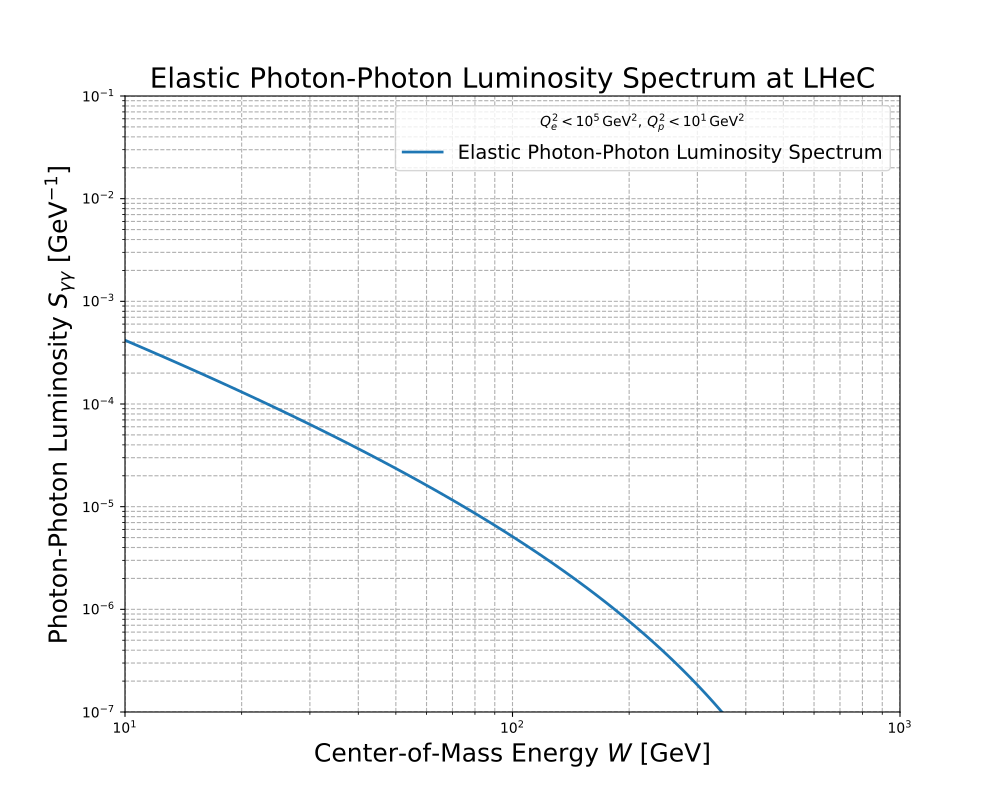

Generate this figure with Python:
# Elastic Photon-Photon Luminosity Spectrum at LHeC --- Hamzeh Khanpour October 2024

import numpy as np
import math
import scipy.integrate as integrate
import matplotlib.pyplot as plt

# Constants in GeV
ALPHA2PI = 7.2973525693e-3 / math.pi  # Fine structure constant divided by pi
emass = 5.1099895e-4   # Electron mass
pmass = 0.938272081    # Proton mass
mtau = 1.77686  # Tau mass in GeV
q2emax = 100000.0  # Maximum photon virtuality for electron in GeV^2
q2pmax = 10.0  # Maximum photon virtuality for proton in GeV^2

# Elastic Form Factors (Dipole Approximation)
def G_E(Q2):
    return (1 + Q2 / 0.71) ** (-4)

def G_M(Q2):
    return 7.78 * G_E(Q2)

# Minimum Photon Virtuality
def qmin2(mass, y):
    return mass * mass * y * y / (1 - y)



# Suppression Factor for Large Photon Virtuality with Dependence on y
def suppression_factor(Q2, y, c=0.2):
    return np.exp(-Q2 / (c * y * (1 - y)))



# Elastic Photon Flux from Electron (with full Q2 integration using lnQ2 change of variable)
def flux_y_electron(ye, qmax2):
    if ye <= 0 or ye >= 1:
        return 0.0
    qmin2v = qmin2(emass, ye)

    # Integration over ln(Q2) from ln(qmin2) to ln(qmax2)
    def integrand(lnQ2):
        Q2 = np.exp(lnQ2)
        y1 = 0.5 * (1.0 + (1.0 - ye) ** 2) / ye
        y2 = (1.0 - ye) / ye
        flux1 = y1 / Q2
        flux2 = y2 / qmax2
        suppression = suppression_factor(Q2, ye)  # Apply new suppression factor based on y
        return (flux1 - flux2) * suppression * Q2  # Multiply by Q2 to account for change of variable

    try:
        result, _ = integrate.quad(integrand, math.log(qmin2v), math.log(qmax2), epsrel=1e-4)
    except integrate.IntegrationWarning:
        print(f"Warning: Integration for electron flux did not converge for ye={ye}")
        result = 0.0
    except Exception as e:
        print(f"Error during integration for electron flux: {e}")
        result = 0.0

    return ALPHA2PI * result

# Elastic Photon Flux from Proton (updated suppression factor)
def flux_y_proton(yp, qmax2):
    if yp <= 0 or yp >= 1:
        return 0.0
    qmin2v = qmin2(pmass, yp)

    # Integration over ln(Q2) from qmin2 to qmax2
    def integrand(lnQ2):
        Q2 = np.exp(lnQ2)
        gE2 = G_E(Q2)
        gM2 = G_M(Q2)
        formE = (4 * pmass ** 2 * gE2 + Q2 * gM2) / (4 * pmass ** 2 + Q2)
        formM = gM2
        flux_tmp = (1 - yp) * (1 - qmin2v / Q2) * formE + 0.5 * yp ** 2 * formM
        suppression = suppression_factor(Q2, yp)  # Apply new suppression factor based on y
        return flux_tmp * ALPHA2PI / (yp * Q2) * Q2 * suppression

    try:
        result, _ = integrate.quad(integrand, math.log(qmin2v), math.log(qmax2), epsrel=1e-4)
    except integrate.IntegrationWarning:
        print(f"Warning: Integration for proton flux did not converge for yp={yp}")
        result = 0.0
    except Exception as e:
        print(f"Error during integration for proton flux: {e}")
        result = 0.0
    return result

# Elastic Photon-Photon Luminosity Spectrum Calculation at Given W
def flux_el_yy_atW(W, eEbeam, pEbeam, qmax2e, qmax2p):
    s_cms = 4.0 * eEbeam * pEbeam  # Center-of-mass energy squared
    ymin = W * W / s_cms

    # Integration over ye from ymin to 1
    def integrand(ye):
        yp = W * W / (s_cms * ye)
        if yp <= 0.0 or yp >= 1.0:
            return 0.0
        return flux_y_proton(yp, qmax2p) * yp * flux_y_electron(ye, qmax2e)

    try:
        result, _ = integrate.quad(integrand, ymin, 1.0, epsrel=1e-4)
    except integrate.IntegrationWarning:
        print(f"Warning: Integration for elastic luminosity did not converge for W={W}")
        result = 0.0
    except Exception as e:
        print(f"Error during integration for elastic luminosity: {e}")
        result = 0.0
    return result * 2.0 / W

# Tau-Tau Production Cross-Section Calculation at Given W
def cs_tautau_w_condition_Hamzeh(W):
    alpha = 1 / 137.0
    hbarc2 = 0.389  # Conversion factor to pb
    mtau = 1.77686  # Tau mass in GeV

    if W < 2 * mtau:
        return 0.0
    beta = math.sqrt(1.0 - 4.0 * mtau**2 / W**2)
    cross_section = (4 * math.pi * alpha**2 * hbarc2) / W**2 * beta * (
        (3 - beta**4) / (2 * beta) * math.log((1 + beta) / (1 - beta)) - 2 + beta**2
    ) * 1e9
    return cross_section

# Integrated Tau-Tau Production Cross-Section from W_0 to sqrt(s_cms)
def integrated_tau_tau_cross_section(W0, eEbeam, pEbeam, qmax2e, qmax2p):
    s_cms = 4.0 * eEbeam * pEbeam  # Center-of-mass energy squared

    try:
        result, _ = integrate.quad(
            lambda W: cs_tautau_w_condition_Hamzeh(W) * flux_el_yy_atW(W, eEbeam, pEbeam, qmax2e, qmax2p),
            W0, np.sqrt(s_cms), epsrel=1e-4)
    except integrate.IntegrationWarning:
        print(f"Warning: Integration for tau-tau production cross-section did not converge for W_0={W0}")
        result = 0.0
    except Exception as e:
        print(f"Error during integration for tau-tau production cross-section: {e}")
        result = 0.0
    return result

# Parameters
eEbeam = 50.0  # Electron beam energy in GeV
pEbeam = 7000.0  # Proton beam energy in GeV
W_values = np.logspace(1.0, 3.0, 101)  # Range of W values from 10 GeV to 1000 GeV

# Calculate the Elastic Photon-Photon Luminosity Spectrum at W = 10 GeV
W_value = 10.0  # GeV
luminosity_at_W10 = flux_el_yy_atW(W_value, eEbeam, pEbeam, q2emax, q2pmax)
print(f"Elastic Photon-Photon Luminosity Spectrum at W = {W_value} GeV: {luminosity_at_W10:.6e} GeV^-1")

# Calculate the Elastic Photon-Photon Luminosity Spectrum
luminosity_values = [flux_el_yy_atW(W, eEbeam, pEbeam, q2emax, q2pmax) for W in W_values]

# Calculate Integrated Tau-Tau Production Cross-Section at W_0 = 10 GeV
W0_value = 10.0  # GeV
integrated_cross_section_value = integrated_tau_tau_cross_section(W0_value, eEbeam, pEbeam, q2emax, q2pmax)
print(f"Integrated Tau-Tau Production Cross-Section at W_0 = {W0_value} GeV: {integrated_cross_section_value:.6e} pb")

# Plot the Elastic Photon-Photon Luminosity Spectrum
plt.figure(figsize=(10, 8))

# Set plotting range
plt.xlim(10.0, 1000.0)
plt.ylim(1.e-7, 1.e-1)

plt.loglog(W_values, luminosity_values, linestyle='solid', linewidth=2, label='Elastic Photon-Photon Luminosity Spectrum')
plt.xlabel(r"Center-of-Mass Energy $W$ [GeV]", fontsize=18)
plt.ylabel(r"Photon-Photon Luminosity $S_{\gamma\gamma}$ [GeV$^{-1}$]", fontsize=18)
plt.title("Elastic Photon-Photon Luminosity Spectrum at LHeC", fontsize=20)
plt.grid(True, which="both", linestyle="--")
plt.legend(title=r'$Q^2_e < 10^5 \, \mathrm{GeV}^2, \, Q^2_p < 10^1 \, \mathrm{GeV}^2$', fontsize=14)

# Save the plot as a PDF
plt.savefig("elastic_photon_luminosity_spectrum.pdf")
plt.savefig("elastic_photon_luminosity_spectrum.jpg")

plt.show()

################################################################################

# Plot the Tau-Tau Production Cross-Section as a Function of W_0
W0_range = np.arange(10.0, 1001.0, 1.0)  # Range of W_0 values from 10 GeV to 1000 GeV
cross_section_values = [integrated_tau_tau_cross_section(W0, eEbeam, pEbeam, q2emax, q2pmax) for W0 in W0_range]

plt.figure(figsize=(10, 8))

# Set plotting range
plt.xlim(10.0, 1000.0)
plt.ylim(1.e-3, 1.e2)

plt.loglog(W0_range, cross_section_values, linestyle='solid', linewidth=2, label='Integrated Tau-Tau Production Cross-Section')
plt.xlabel(r"Threshold Energy $W_0$ [GeV]", fontsize=18)
plt.ylabel(r"Integrated Cross-Section $\sigma_{\tau^+\tau^-}$ (W > $W_0$) [pb]", fontsize=18)
plt.title("Integrated Tau-Tau Production Cross-Section at LHeC", fontsize=20)
plt.grid(True, which="both", linestyle="--")
plt.legend(fontsize=14)

# Save the plot as a PDF
plt.savefig("integrated_tau_tau_cross_section.pdf")
plt.savefig("integrated_tau_tau_cross_section.jpg")

plt.show()
